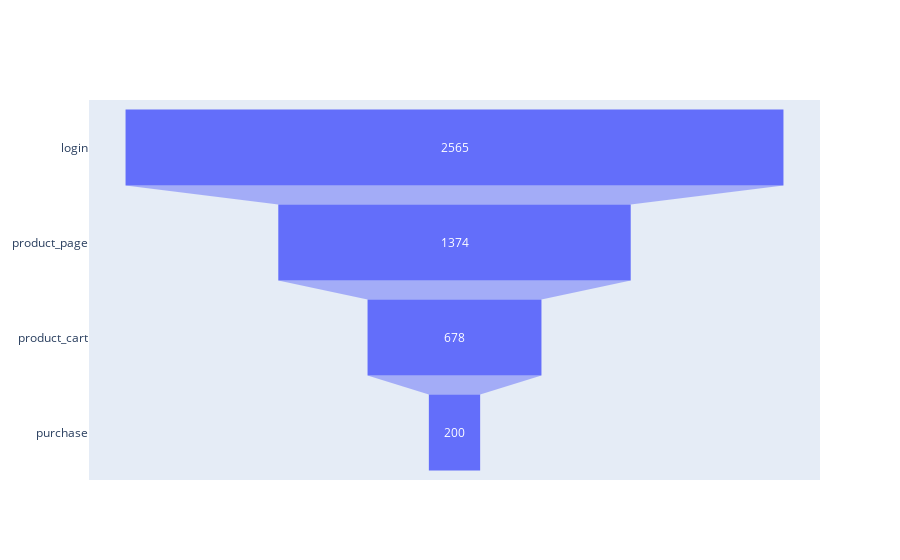

The code cell stored with this chart in its notebook:
### Code cell
fig = go.Figure(go.Funnel(
    y = embudoB['event_name'],
    x = embudoB['users_cnt']
    ))
fig.show()

### Figure 1 — Plotly figure (JSON) as saved in the notebook; plotly's stock layout.template omitted (floating-point values rounded to 4 significant figures)
{"data": [{"type": "funnel", "x": [2565, 1374, 678, 200], "y": ["login", "product_page", "product_cart", "purchase"]}], "layout": {}}
